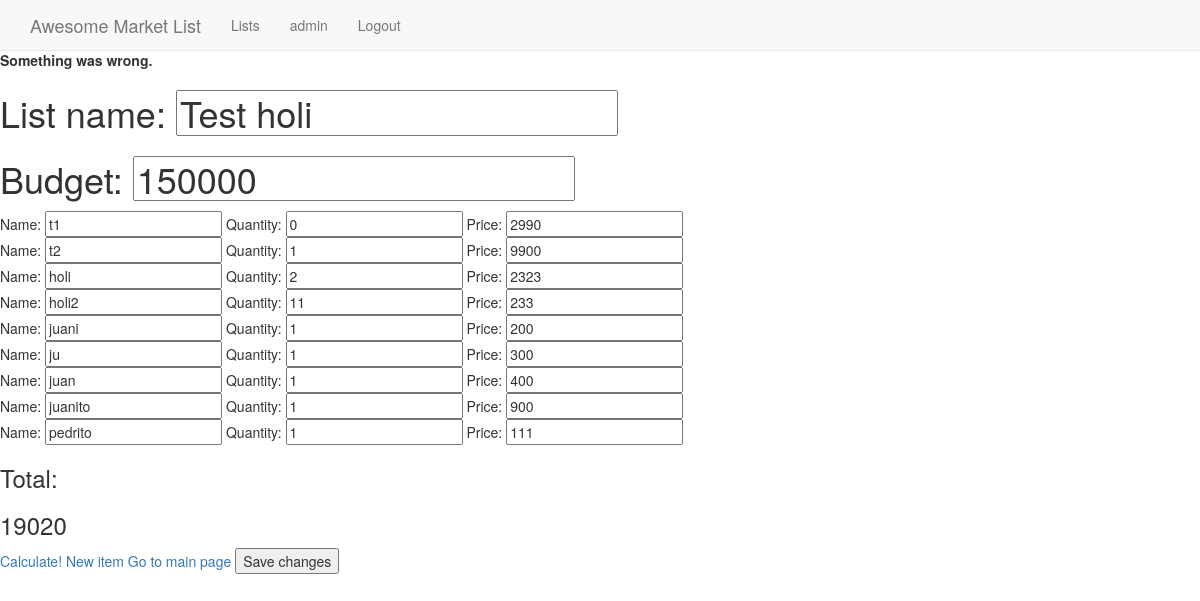
Screenshot of /lists/1/update/ (signed in) with the database file from the repository.
### lists/models.py (models this page shows, shortened)
class List(models.Model):
    name = models.CharField(max_length=20)
    budget = models.IntegerField(default=0)
    tag = models.ForeignKey(Tag, on_delete=models.CASCADE)
    user = models.ForeignKey(User)

class Item(models.Model):
    name = models.CharField(max_length=20)
    quantity = models.IntegerField(default=0)
    price = models.IntegerField(default=0)
    parent_list = models.ForeignKey(List, on_delete=models.CASCADE)

### lists/views.py (the view)
# urls.py: url(r'^(?P<list_id>[0-9]+)/update/$', views.update, name='update'),
@login_required(login_url='/login/')
def update(request, list_id):
    list = get_object_or_404(List, pk=list_id)
    try:
        list.rename_list(request.POST['name'])
        list.budget = int(request.POST['budget'])
        list.save()
        error_message = None
    except:
        error_message = "Something was wrong."
    return render(request, 'lists/detail.html', {
        'list': list,
        'error_message': error_message,
    })

### lists/templates/lists/detail.html (shortened to what this page needs)
{% extends 'base.html' %}
{% block content %}
{% if error_message %}
<p>
    <strong>{{ error_message }}</strong>
</p>
{% endif %}
<form action="{% url 'lists:update' list.id %}" method='POST'>
    <h1>List name: <input type="text" name="name" value="{{list.name}}"/></h1>
    <h1>Budget: <input type="number" name="budget" value="{{list.budget}}"/></h1>
    <div id='item_list'>
    {% for item in list.item_set.all %}
        <div class='item'>
            Name: <input type='text' class='item_name' value='{{item.name}}' onchange='save_item(this);'/>
            Quantity: <input type='number' class='item_quantity' value='{{item.quantity}}' onchange='save_item(this);' onkeyup='update_total();'/>
            Price: <input type='number' class='item_price' value='{{item.price}}' onchange='save_item(this);' onkeyup='update_total();'/>
        </div>
    {% endfor %}
    </div>
    <div><h3>Total: </h3><h3 id='total'>0</h3></div>
    <a onclick='update_total();'>Calculate!</a>
    <a id='new_item'>New item</a>
    <a href="{% url 'lists:index' %}">Go to main page</a>
    <input type="submit" value="Save changes"/>
</form>
{% endblock %}

### lists/templates/base.html (shortened to what this page needs)
{% load staticfiles %}
<!DOCTYPE html>
<html lang="en">
<head>
    <link href="https://maxcdn.bootstrapcdn.com/bootstrap/3.3.7/css/bootstrap.min.css" rel="stylesheet">
    <link rel="stylesheet" href="{% static 'css/main.css' %}" type="text/css" />
</head>
<body id="page-top" data-spy="scroll" data-target=".navbar-fixed-top">
    <nav class="navbar navbar-default navbar-fixed-top" role="navigation">
        <div class="container">
            <div class="navbar-header page-scroll">
                <a class="navbar-brand page-scroll" href="#page-top">Awesome Market List</a>
            </div>
            <div class="collapse navbar-collapse navbar-ex1-collapse">
                <ul class="nav navbar-nav">
                    <li>
                        <a class="page-scroll" href="{% url 'lists:index' %}">Lists</a>
                    </li>
                    {% if user.is_authenticated %}
                    <li>
                        <a class="page-scroll" href="/user/">{{user.username}}</a>
                    </li>
                    <li>
                        <a class="page-scroll" href="/logout/">Logout</a>
                    </li>
                    {% else %}
                    <li>
                        <a class="page-scroll" href="/login/">Login</a>
                    </li>
                    {% endif %}
                </ul>
            </div>
        </div>
    </nav>
    <main>
        {% block content %}
        {% endblock %}
    </main>
</body>
</html>

### lists/static/css/main.css (style rules this page uses)
body { padding-top: 50px; }

### rows the page displays
List: name "Test holi", budget "150000"
Item: name "t1", quantity "0", price "2990"
Item: name "t2", quantity "1", price "9900"
Item: name "holi", quantity "2", price "2323"
Item: name "holi2", quantity "11", price "233"
Item: name "juani", quantity "1", price "200"
Item: name "ju", quantity "1", price "300"
Item: name "juan", quantity "1", price "400"
Item: name "juanito", quantity "1", price "900"
Item: name "pedrito", quantity "1", price "111"

### other values shown
{{ user.username }} "admin"
{{ error_message }} "Something was wrong."
